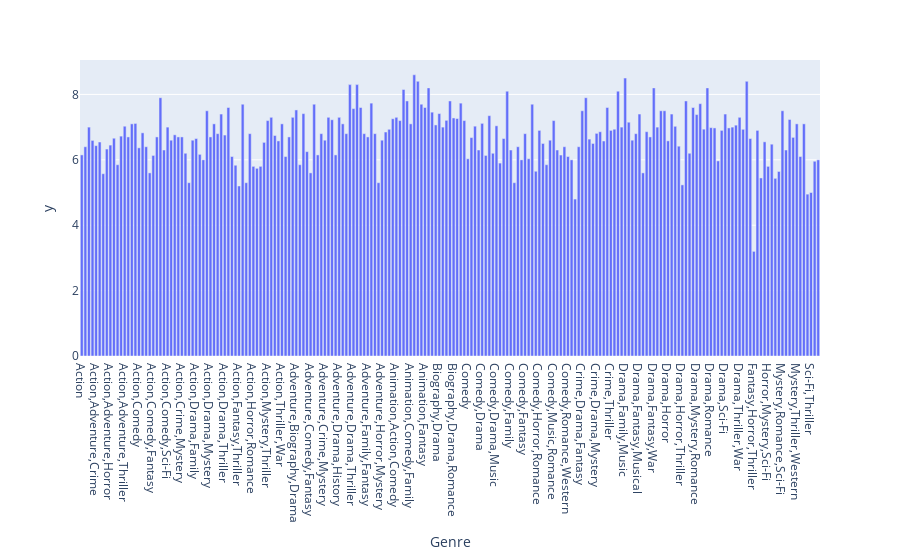

The cell this chart's notebook holds for it:
### Code cell
fig = plt.bar(res,x = res.index,y = res.values)
fig

### Figure 1 — Plotly figure (JSON) as saved in the notebook; plotly's stock layout.template omitted (floating-point values rounded to 4 significant figures; data arrays with more than 128 entries replaced by an {"elided": "..."} marker saying what was removed)
{"data": [{"alignmentgroup": "True", "hovertemplate": "Genre=%{x}<br>y=%{y}<extra></extra>", "legendgroup": "", "marker": {"color": "#636efa", "pattern": {"shape": ""}}, "name": "", "offsetgroup": "", "orientation": "v", "showlegend": false, "textposition": "auto", "type": "bar", "x": {"elided": "207 str values"}, "xaxis": "x", "y": {"elided": "207 float values"}, "yaxis": "y"}], "layout": {"autosize": true, "barmode": "relative", "legend": {"tracegroupgap": 0}, "margin": {"t": 60}, "xaxis": {"anchor": "y", "autorange": true, "domain": [0, 1], "range": [-0.5, 206.5], "title": {"text": "Genre"}, "type": "category"}, "yaxis": {"anchor": "x", "autorange": true, "domain": [0, 1], "range": [0, 9.053], "title": {"text": "y"}, "type": "linear"}}}
